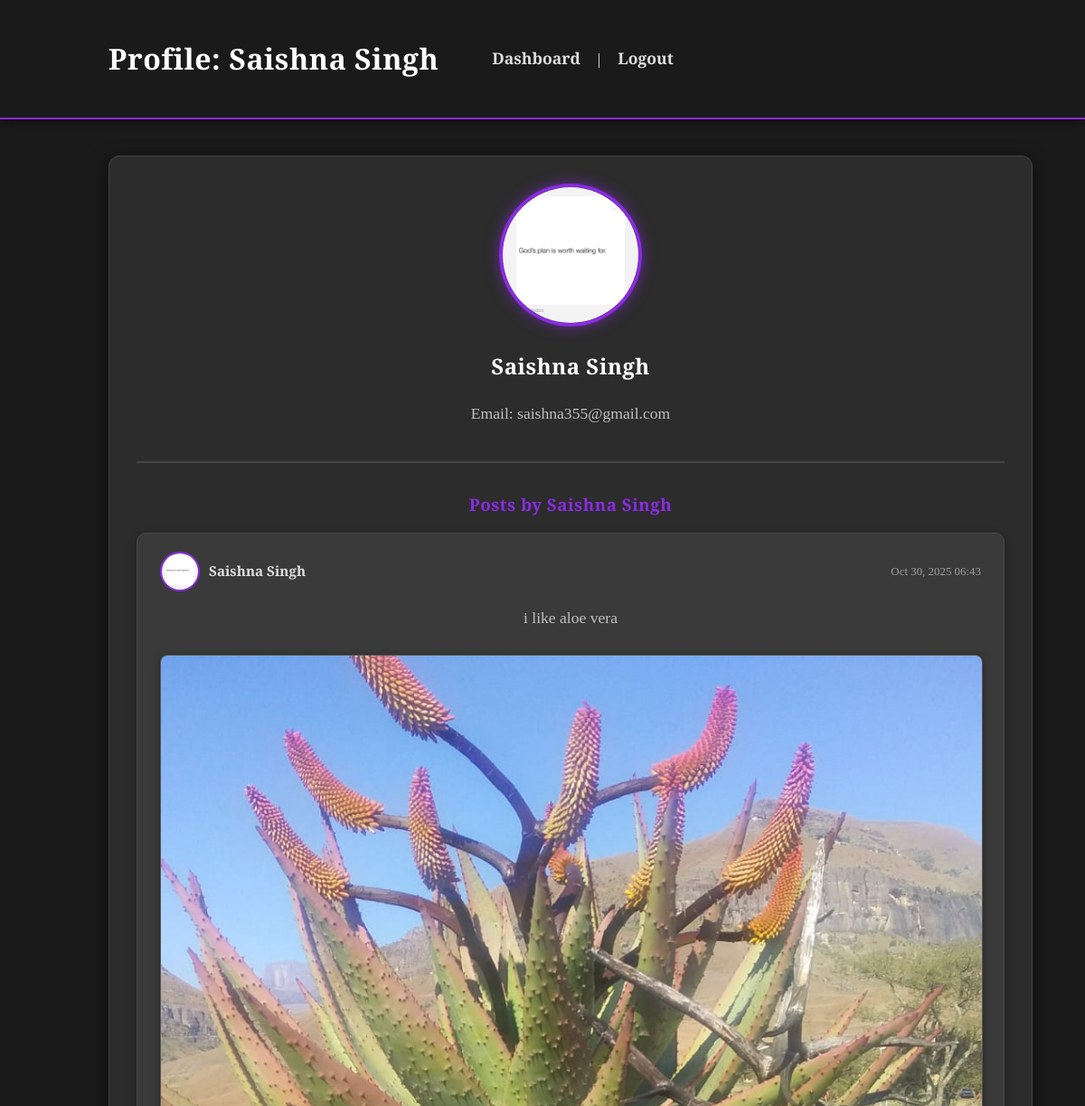
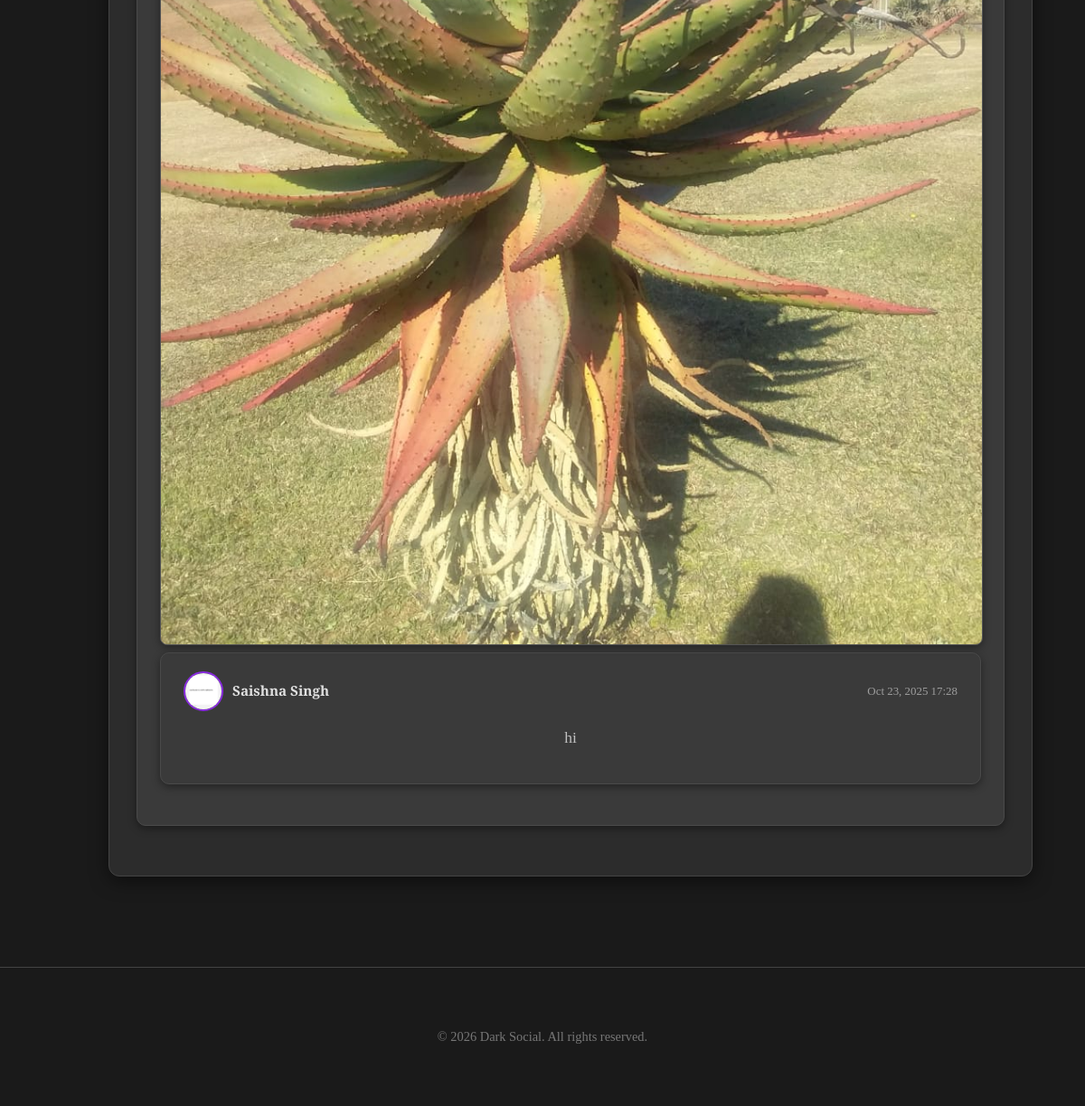
The page /pages/profile.php?user_id=1 on the database its author committed (2 pictures, top to bottom).
### tables this page shows
CREATE TABLE `users` (
  `user_id` int(11) NOT NULL,
  `full_name` varchar(255) NOT NULL,
  `email` varchar(255) NOT NULL,
  `password_hash` varchar(255) NOT NULL,
  `profile_picture` varchar(255) DEFAULT NULL,
  `created_at` timestamp NOT NULL DEFAULT current_timestamp()
);

CREATE TABLE `posts` (
  `post_id` int(11) NOT NULL,
  `user_id` int(11) NOT NULL,
  `content` text NOT NULL,
  `image_path` varchar(255) DEFAULT NULL,
  `created_at` timestamp NOT NULL DEFAULT current_timestamp()
);

### pages/profile.php (the view, shortened to what this page needs)
<?php
require_once '../includes/db_connection.php';
$user_id_to_display = null;
$profile_user = null;
$user_posts = [];
if (isset($_GET['user_id']) && is_numeric($_GET['user_id'])) {
    $user_id_to_display = intval($_GET['user_id']);
}
try {
    $sql_user = "SELECT user_id, full_name, email, profile_picture FROM users WHERE user_id = ?";
    $stmt_user = $pdo->prepare($sql_user);
    $stmt_user->execute([$user_id_to_display]);
    $profile_user = $stmt_user->fetch();
    $sql_posts = "SELECT p.*, u.full_name AS author_name, u.profile_picture AS author_pic
                  FROM posts p
                  JOIN users u ON p.user_id = u.user_id
                  WHERE p.user_id = ?
                  ORDER BY p.created_at DESC";
    $stmt_posts = $pdo->prepare($sql_posts);
    $stmt_posts->execute([$user_id_to_display]);
    $user_posts = $stmt_posts->fetchAll();
} catch (PDOException $e) {
    die("Error fetching profile data: " . $e->getMessage());
}
?>
<!DOCTYPE html>
<html lang="en">
<head>
    <link rel="stylesheet" href="../css/style.css">
</head>
<body>
    <header class="dashboard-header">
        <div class="container">
            <h1>Profile: <?php echo htmlspecialchars($profile_user['full_name']); ?></h1>
            <nav>
                <a href="dashboard.php">Dashboard</a> |
                <a href="logout.php">Logout</a>
            </nav>
        </div>
    </header>
    <div class="container">
        <section class="profile-section">
            <div class="profile-header">
            <img src="<?php echo htmlspecialchars($profile_user['profile_picture'] ? '../' . $profile_user['profile_picture'] : '../images/default_profile.png'); ?>" alt="Profile Picture" class="profile-pic-large">
                <h2><?php echo htmlspecialchars($profile_user['full_name']); ?></h2>
                <p>Email: <?php echo htmlspecialchars($profile_user['email']); ?></p>
            </div>
            <div class="user-posts-section">
                <h3>Posts by <?php echo htmlspecialchars($profile_user['full_name']); ?></h3>
                <?php if (empty($user_posts)): ?>
                    <p>This user has not made any posts yet.</p>
                <?php else: ?>
                    <?php foreach ($user_posts as $post): ?>
                        <div class="post-item">
                            <div class="post-author-info">
                            <img src="<?php echo htmlspecialchars($profile_user['profile_picture'] ? '../' . $profile_user['profile_picture'] : '../images/default_profile.png'); ?>" alt="Profile Picture" class="profile-pic-small">
                                <a href="profile.php?user_id=<?php echo $post['user_id']; ?>">
                                    <strong><?php echo htmlspecialchars($post['author_name']); ?></strong>
                                </a>
                                <span class="post-timestamp"><?php echo date('M j, Y H:i', strtotime($post['created_at'])); ?></span>
                            </div>
                            <p><?php echo nl2br(htmlspecialchars($post['content'])); ?></p>
                            <?php if (!empty($post['image_path'])): ?>
                                <img src="<?php echo '../' . htmlspecialchars($post['image_path']); ?>" alt="Post Image" class="post-image"
                            <?php endif; ?>
                        </div>
                    <?php endforeach; ?>
                <?php endif; ?>
            </div>
        </section>
    </div>
    <footer>
        <div class="container">
            <p>&copy; <?php echo date('Y'); ?> Dark Social. All rights reserved.</p>
        </div>
    </footer>
</body>
</html>

### css/style.css (style rules this page uses)
body { font-family: 'Crimson Text', serif; margin: 0; padding: 0; background-color: #1a1a1a; color: #e0e0e0; line-height: 1.7; }
h1, h2, h3, h4, h5, h6 { font-family: 'Playfair Display', serif; color: #8a2be2; margin-top: 0; margin-bottom: 15px; letter-spacing: 0.5px; }
a { color: #8a2be2; text-decoration: none; transition: color 0.3s ease; }
.container { width: 90%; max-width: 960px; margin: 0 auto; padding: 20px 0; }
.login-form, .register-form, .forgot-password-form, .set-password-form, .edit-profile-section, .search-section, .messages-container, .conversation-list, .message-area, .create-post-section, .profile-section, .user-info-box { background-color: #2c2c2c; padding: 35px; border-radius: 12px; box-shadow: 0 5px 20px rgba(0, 0, 0, 0.5); max-width: 400px; margin: 40px auto; text-align: center; border: 1px solid #444; }
.messages-container, .conversation-list, .message-area, .profile-section, .create-post-section, .search-section { max-width: none; width: 100%; margin: 20px auto; }
.dashboard-header { background-color: #1a1a1a; color: white; padding: 18px 0; box-shadow: 0 3px 10px rgba(0,0,0,0.5); border-bottom: 2px solid #8a2be2; }
.dashboard-header h1 { color: white; margin: 0; display: inline-block; vertical-align: middle; font-size: 2em; }
.dashboard-header nav { display: inline-block; vertical-align: middle; margin-left: 40px; }
.dashboard-header nav a { color: #e0e0e0; text-decoration: none; margin: 0 15px; font-size: 1.1em; font-weight: bold; transition: color 0.3s ease; }
.post-item { background-color: #3a3a3a; padding: 20px 25px; border-radius: 10px; margin-bottom: 25px; box-shadow: 0 3px 10px rgba(0, 0, 0, 0.4); border: 1px solid #4a4a4a; }
.post-author-info { display: flex; align-items: center; gap: 10px; margin-bottom: 15px; font-size: 0.95em; color: #c0c0c0; }
.post-author-info a { color: #e0e0e0; font-weight: bold; }
.post-timestamp { margin-left: auto; font-size: 0.85em; color: #9e9e9e; }
.post-item p { margin-top: 0; margin-bottom: 15px; color: #e0e0e0; }
.post-image { max-width: 100%; height: auto; border-radius: 8px; margin-top: 10px; border: 1px solid #555; box-shadow: 0 2px 8px rgba(0,0,0,0.4); }
.profile-section { background-color: #2c2c2c; padding: 30px; border-radius: 12px; box-shadow: 0 5px 20px rgba(0, 0, 0, 0.5); border: 1px solid #444; margin-bottom: 30px; }
.profile-header { text-align: center; margin-bottom: 30px; padding-bottom: 20px; border-bottom: 2px solid #444; }
.profile-pic-large { width: 150px; height: 150px; border-radius: 50%; object-fit: cover; margin-bottom: 15px; border: 4px solid #8a2be2; box-shadow: 0 0 15px rgba(138, 43, 226, 0.6); }
.profile-section h2 { color: #ffffff; }
.profile-section p { color: #c0c0c0; font-size: 1.1em; }
footer { text-align: center; padding: 30px; margin-top: 50px; color: #777; font-size: 0.9em; border-top: 1px solid #444; }
.profile-pic-small { width: 40px; height: 40px; border-radius: 50%; object-fit: cover; border: 2px solid #8a2be2; }

### rows shown on the page
users: full_name "Saishna Singh", profile_picture (picture), email "saishna355@gmail.com"
posts: user.profile_picture (picture), user.full_name "Saishna Singh", created_at "Oct 30, 2025 06:43", content "i like aloe vera", image_path (picture)
posts: user.profile_picture (picture), user.full_name "Saishna Singh", created_at "Oct 23, 2025 17:28", content "hi"
